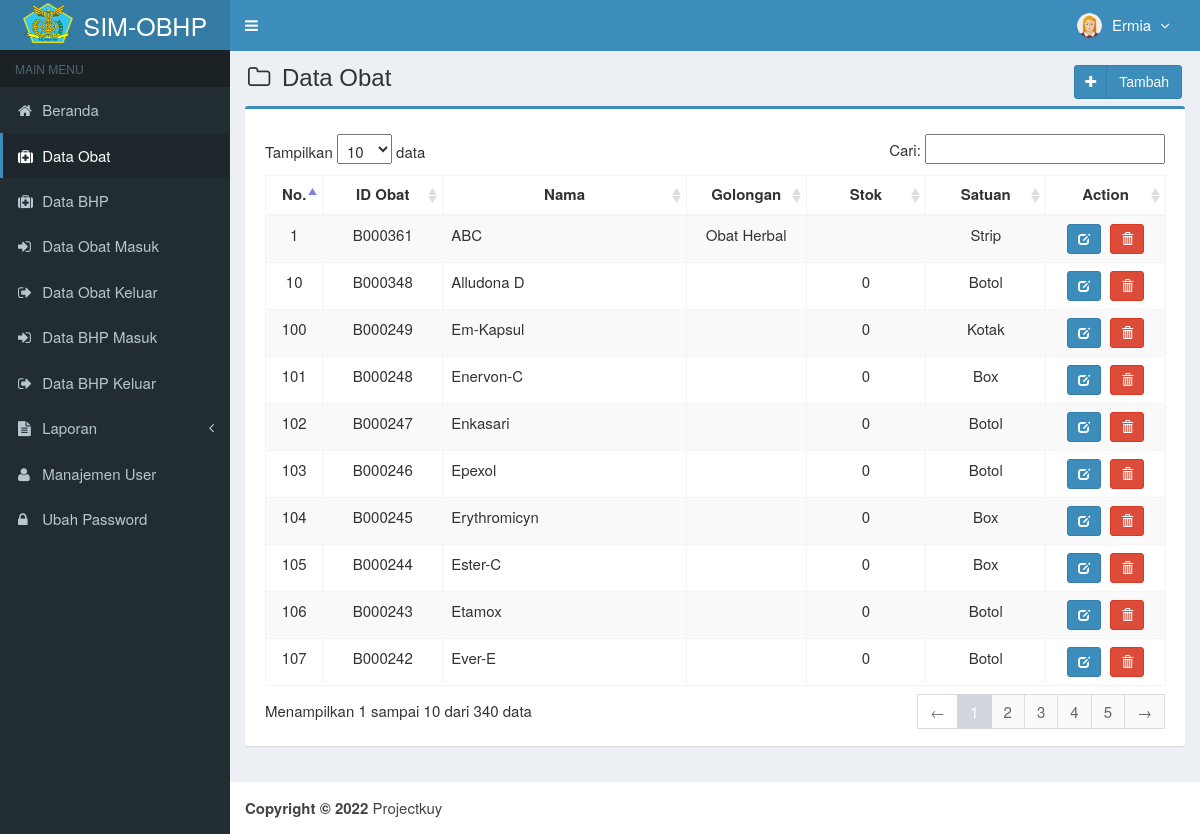
The app's page /main.php?module=obat (signed in) with its own data.
### tables this page shows
CREATE TABLE `is_users` (
  `id_user` int(3) NOT NULL,
  `username` varchar(50) NOT NULL,
  `nama_user` varchar(50) NOT NULL,
  `password` varchar(50) NOT NULL,
  `email` varchar(50) DEFAULT NULL,
  `telepon` varchar(13) DEFAULT NULL,
  `foto` varchar(100) DEFAULT NULL,
  `hak_akses` enum('Super Admin','Manajer','Gudang') NOT NULL,
  `status` enum('aktif','blokir') NOT NULL DEFAULT 'aktif',
  `created_at` timestamp NOT NULL DEFAULT CURRENT_TIMESTAMP,
  `updated_at` timestamp NOT NULL DEFAULT CURRENT_TIMESTAMP ON UPDATE CURRENT_TIMESTAMP
);

CREATE TABLE `is_obat` (
  `kode_obat` varchar(7) NOT NULL,
  `nama_obat` varchar(50) NOT NULL,
  `golongan_obat` varchar(25) NOT NULL,
  `satuan` varchar(20) NOT NULL,
  `stok` int(11) DEFAULT NULL,
  `created_user` int(3) NOT NULL,
  `created_date` timestamp NOT NULL DEFAULT CURRENT_TIMESTAMP,
  `updated_user` int(3) NOT NULL,
  `updated_date` timestamp NOT NULL DEFAULT CURRENT_TIMESTAMP ON UPDATE CURRENT_TIMESTAMP
);

### modules/obat/view.php (the view, shortened to what this page needs)
<section class="content-header">
    <h1>
        <i class="fa fa-folder-o icon-title"></i> Data Obat
        <a class="btn btn-primary btn-social pull-right" href="?module=form_obat&form=add" title="Tambah Data"
            data-toggle="tooltip">
            <i class="fa fa-plus"></i> Tambah
        </a>
    </h1>
</section>
<section class="content">
    <div class="row">
        <div class="col-md-12">
            <div class="box box-primary">
                <div class="box-body">
                    <table id="dataTables1" class="table table-bordered table-striped table-hover">
                        <thead>
                            <tr>
                                <th class="center">No.</th>
                                <th class="center">ID Obat</th>
                                <th class="center">Nama</th>
                                <th class="center">Golongan</th>
                                <th class="center">Stok</th>
                                <th class="center">Satuan</th>
                                <th class="center">Action</th>
                            </tr>
                        </thead>
                        <tbody>
                            <?php
              $no = 1;
              $query = mysqli_query($mysqli, "SELECT kode_obat,nama_obat,golongan_obat,satuan,stok FROM is_obat ORDER BY kode_obat DESC")
                or die('Ada kesalahan pada query tampil Data Obat: ' . mysqli_error($mysqli));
              while ($data = mysqli_fetch_assoc($query)) {
                echo "<tr>
                      <td width='30' class='center'>$no</td>
                      <td width='80' class='center'>$data[kode_obat]</td>
                      <td width='180'>$data[nama_obat]</td>
                      <td width='80' class='center'>$data[golongan_obat]</td>
                      <td width='80' align='center'>$data[stok]</td>
                      <td width='80' class='center'>$data[satuan]</td>
                      <td class='center' width='80'>
                        <div>
                          <a data-toggle='tooltip' data-placement='top' title='Ubah' style='margin-right:5px' class='btn btn-primary btn-sm' href='?module=form_obat&form=edit&id=$data[kode_obat]'>
                              <i style='color:#fff' class='glyphicon glyphicon-edit'></i>
                          </a>";
              ?>
                            <a data-toggle="tooltip" data-placement="top" title="Hapus" class="btn btn-danger btn-sm"
                                href="modules/obat/proses.php?act=delete&id=<?php echo $data['kode_obat']; ?>"
                                onclick="return confirm('Anda yakin ingin menghapus obat <?php echo $data['nama_obat']; ?> ?');">
                                <i style="color:#fff" class="glyphicon glyphicon-trash"></i>
                            </a>
                            <?php
                echo "    </div>
                      </td>
                    </tr>";
                $no++;
              }
              ?>
                        </tbody>
                    </table>
                </div>
            </div>
        </div>
    </div>
</section><!-- /.content

### top-menu.php (shortened to what this page needs)
<?php
require_once "config/database.php";
$query = mysqli_query($mysqli, "SELECT id_user, nama_user, foto, hak_akses FROM is_users WHERE id_user='$_SESSION[id_user]'")
                                or die('Ada kesalahan pada query tampil Manajemen User: '.mysqli_error($mysqli));
$data = mysqli_fetch_assoc($query);
?>
<li class="dropdown user user-menu">
  <a href="#" class="dropdown-toggle" data-toggle="dropdown">
  <?php
  if ($data['foto']=="") { ?>
    <img src="images/user/user-default.png" class="user-image" alt="User Image"/>
  <?php
  }
  else { ?>
    <img src="images/user/<?php echo $data['foto']; ?>" class="user-image" alt="User Image"/>
  <?php
  }
  ?>
    <span class="hidden-xs"><?php echo $data['nama_user']; ?> <i style="margin-left:5px" class="fa fa-angle-down"></i></span>
  </a>
</li>

### assets/css/style.css (style rules this page uses)
.btn-social *:first-child { border-right: 1px solid rgba(0, 0, 0, 0.1); bottom: 0; font-size: 1em !important; left: 0; line-height: 32px !important; position: absolute; text-align: center; top: 0; width: 32px !important; }
.content-header { padding: 15px 18px 0; position: relative; }
.center { text-align:center; }
.icon-title { margin-right: 5px; }
body { background-color: #fff; color: #333; font-size: 15px; line-height: 1.42857; }

### records on screen
is_users: foto (picture), nama_user "Ermia"
is_obat: kode_obat "B000361", nama_obat "ABC", golongan_obat "Obat Herbal", satuan "Strip"
is_obat: kode_obat "B000348", nama_obat "Alludona D", stok "0", satuan "Botol"
is_obat: kode_obat "B000249", nama_obat "Em-Kapsul", stok "0", satuan "Kotak"
is_obat: kode_obat "B000248", nama_obat "Enervon-C", stok "0", satuan "Box"
is_obat: kode_obat "B000247", nama_obat "Enkasari", stok "0", satuan "Botol"
is_obat: kode_obat "B000246", nama_obat "Epexol", stok "0", satuan "Botol"
is_obat: kode_obat "B000245", nama_obat "Erythromicyn", stok "0", satuan "Box"
is_obat: kode_obat "B000244", nama_obat "Ester-C", stok "0", satuan "Box"
is_obat: kode_obat "B000243", nama_obat "Etamox", stok "0", satuan "Botol"
is_obat: kode_obat "B000242", nama_obat "Ever-E", stok "0", satuan "Botol"
